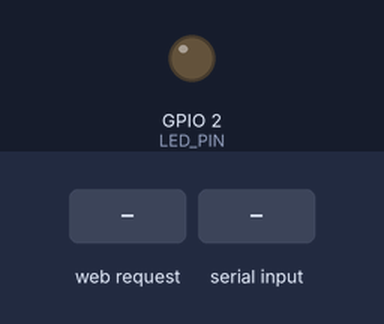
Simulated run of this sketch. Board: ESP32. Shown: output pins drawn as LEDs (lit = HIGH). The inputs (shaded band) are chosen by the test bench. WiFi joins after 1.5 s; servers stay silent unless stated; nothing arrives over Bluetooth unless stated; what the sketch prints to the serial monitor is not drawn.

Above: at 2.7 s.
2.8 s: HTTP request GET /on received
At 3.4 s:
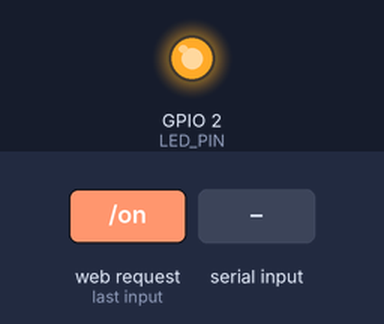
4.3 s: HTTP request GET /off received
At 4.6 s:
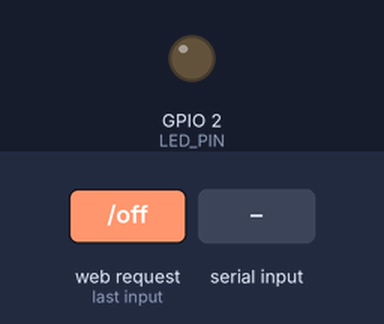
5.8 s: "1" received over the second serial link
At 6.9 s:
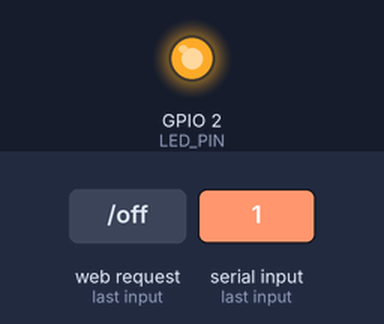
Timing chart, 0 to 8.8 s (numbered marks = the images above; inputs shaded):
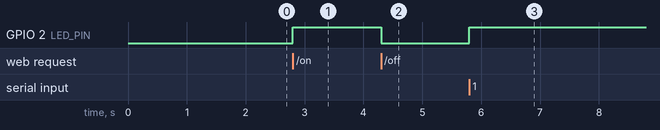

Measured:
- after the input at 2.8 s, GPIO 2 (LED_PIN): LOW → HIGH at once
- after the input at 4.3 s, GPIO 2 (LED_PIN): HIGH → LOW at once
- after the input at 5.8 s, GPIO 2 (LED_PIN): LOW → HIGH at once

The sketch:

esp32_led.ino
```cpp
#include <WiFi.h>
#include <WebServer.h>
#include <BluetoothSerial.h>

#define LED_PIN 2   // LED conectado ao GPIO 2 (LED onboard do ESP32)

// Credenciais Wi-Fi
const char* ssid = "SENAI";
const char* password = "senaiaraguaina";

// Objetos de servidor
WebServer server(80);
BluetoothSerial SerialBT;

bool ledState = false;

// Função para atualizar LED
void setLed(bool state) {
  ledState = state;
  digitalWrite(LED_PIN, state ? HIGH : LOW);
}

// Página HTML simples
String htmlPage() {
  String html = "<!DOCTYPE html><html><head><title>Controle LED ESP32</title></head><body>";
  html += "<h1>Controle do LED</h1>";
  html += "<p>Estado atual: ";
  html += (ledState ? "Ligado" : "Desligado");
  html += "</p>";
  html += "<a href=\"/on\"><button>Ligar</button></a>";
  html += "<a href=\"/off\"><button>Desligar</button></a>";
  html += "</body></html>";
  return html;
}

// Rotas do servidor
void handleRoot() {
  server.send(200, "text/html", htmlPage());
}

void handleOn() {
  setLed(true);
  server.send(200, "text/html", htmlPage());
}

void handleOff() {
  setLed(false);
  server.send(200, "text/html", htmlPage());
}

void setup() {
  pinMode(LED_PIN, OUTPUT);
  setLed(false);

  Serial.begin(9600);

  // Conexão Wi-Fi
  WiFi.begin(ssid, password);
  Serial.print("Conectando ao WiFi...");
  while (WiFi.status() != WL_CONNECTED) {
    delay(500);
    Serial.print(".");
  }
  Serial.println("\nConectado!");
  Serial.print("IP: ");
  Serial.println(WiFi.localIP());

  // Inicializa servidor web
  server.on("/", handleRoot);
  server.on("/on", handleOn);
  server.on("/off", handleOff);
  server.begin();
  Serial.println("Servidor Web iniciado.");

  // Inicializa Bluetooth
  SerialBT.begin("ESP32_LED"); // Nome do dispositivo Bluetooth
  Serial.println("Bluetooth iniciado. Conecte-se ao 'ESP32_LED'.");
}

void loop() {
  server.handleClient();

  // Controle via Bluetooth
  if (SerialBT.available()) {
    char c = SerialBT.read();
    if (c == '1') {
      setLed(true);
      SerialBT.println("LED Ligado");
    } else if (c == '0') {
      setLed(false);
      SerialBT.println("LED Desligado");
    }
  }
}
```
